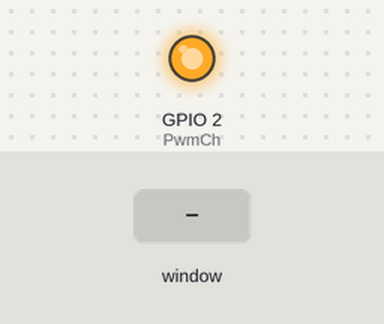
The program below on a simulated Raspberry Pi (BCM pin numbers). Parts: output pins drawn as LEDs (lit = HIGH). Inputs (shaded band) come from the test bench. The desktop window is not drawn, its controls go by their first labels and the mouse button is held 0.15 s.

Above: at 1.2 s.
1.3 s: control labelled "Tone Two" in the window clicked
At 1.6 s:
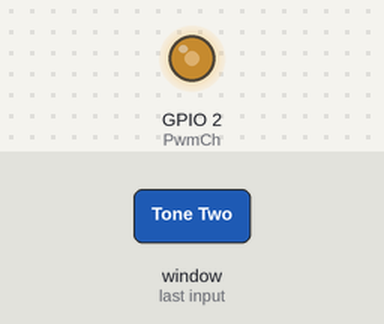
2.8 s: control labelled "Tone Three" in the window clicked
At 4.0 s:
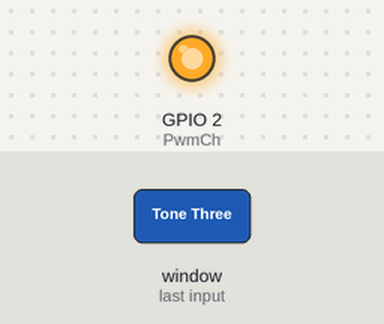
Timing chart, 0 to 5.8 s (numbered marks = the images above; inputs shaded):
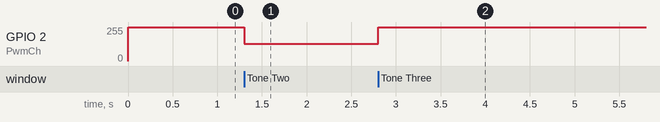

Measured:
- after the input at 1.3 s, GPIO 2 (PwmCh): 255/255 → 128/255 at once
- after the input at 2.8 s, GPIO 2 (PwmCh): 128/255 → 255/255 at once

The program:

PWM_Lighting.py
```python
#Ahmed Gamal>>>> buzzer tone -->pwm
import RPi.GPIO as GPIO
import tkinter
def init():
	GPIO.cleanup()
	GPIO.setmode(GPIO.BCM)
	GPIO.setup(2,GPIO.OUT)
	GPIO.output(2,GPIO.LOW)
def Tone_one():
	PwmCh.ChangeDutyCycle(10)
def Tone_two():
	PwmCh.ChangeDutyCycle(50)
def Tone_three():
	PwmCh.ChangeDutyCycle(100)
init()
#generate PWM on channel 2 with freq=100 hz
PwmCh=GPIO.PWM(2,100)
PwmCh.start(100)
window=tkinter.Tk()
window.title("tones")
window.geometry("300x200")
Tone_one_Button= tkinter.Button( window , text = "Tone One" , command = Tone_one)
Tone_one_Button.pack()
Tone_Two_Button= tkinter.Button( window , text = "Tone Two" , command = Tone_two)
Tone_Two_Button.pack()
Tone_Three_Button= tkinter.Button( window , text = "Tone Three" , command = Tone_three)
Tone_Three_Button.pack()
tkinter.mainloop()
```
